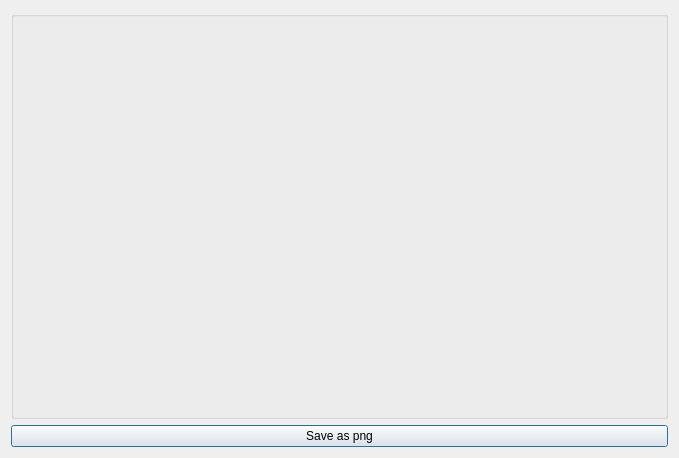
<?xml version="1.0" encoding="UTF-8"?>
<ui version="4.0">
 <class>MrsAxisPlot</class>
 <widget class="QDialog" name="MrsAxisPlot">
  <property name="geometry">
   <rect>
    <x>0</x>
    <y>0</y>
    <width>679</width>
    <height>458</height>
   </rect>
  </property>
  <property name="windowTitle">
   <string>axisPlot</string>
  </property>
  <layout class="QGridLayout" name="gridLayout_2">
   <item row="0" column="0">
    <layout class="QGridLayout" name="mainLayout">
     <item row="0" column="0">
      <widget class="QGroupBox" name="axisPlot">
       <property name="title">
        <string/>
       </property>
       <layout class="QGridLayout" name="gridLayout">
        <item row="0" column="0">
         <layout class="QVBoxLayout" name="axis_vbox"/>
        </item>
       </layout>
      </widget>
     </item>
     <item row="1" column="0">
      <widget class="QPushButton" name="saveButton">
       <property name="text">
        <string>Save as png</string>
       </property>
      </widget>
     </item>
    </layout>
   </item>
  </layout>
 </widget>
 <resources/>
 <connections/>
</ui>
